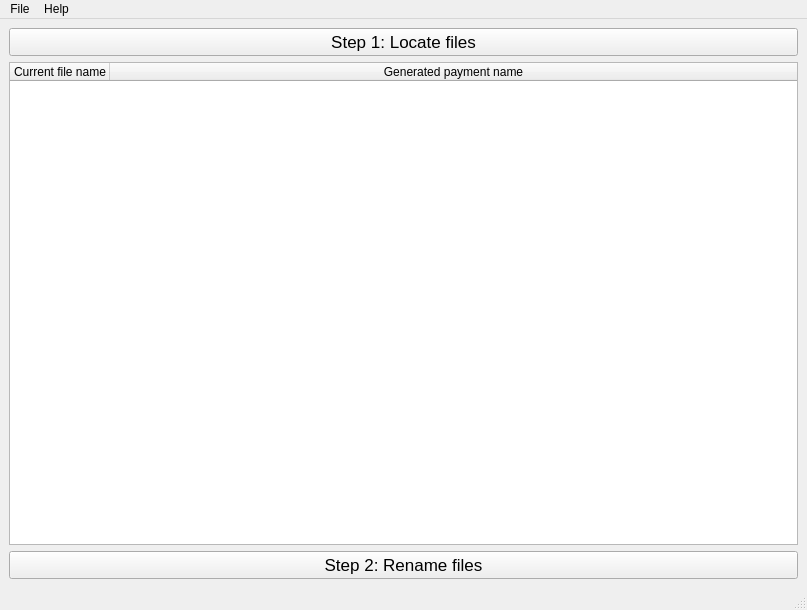
<?xml version="1.0" encoding="UTF-8"?>
<ui version="4.0">
 <class>MainWindow</class>
 <widget class="QMainWindow" name="MainWindow">
  <property name="geometry">
   <rect>
    <x>0</x>
    <y>0</y>
    <width>807</width>
    <height>610</height>
   </rect>
  </property>
  <property name="windowTitle">
   <string>Payment Renamer</string>
  </property>
  <property name="windowIcon">
   <iconset resource="resources_rc.qrc">
    <normaloff>:/InWindow.ico</normaloff>:/InWindow.ico</iconset>
  </property>
  <widget class="QWidget" name="centralwidget">
   <layout class="QVBoxLayout" name="verticalLayout">
    <item>
     <widget class="QPushButton" name="btn_locate">
      <property name="font">
       <font>
        <pointsize>13</pointsize>
       </font>
      </property>
      <property name="text">
       <string>Step 1: Locate files</string>
      </property>
     </widget>
    </item>
    <item>
     <widget class="QTreeWidget" name="tree_payments">
      <property name="alternatingRowColors">
       <bool>true</bool>
      </property>
      <property name="columnCount">
       <number>2</number>
      </property>
      <column>
       <property name="text">
        <string notr="true">Current file name</string>
       </property>
       <property name="textAlignment">
        <set>AlignCenter</set>
       </property>
      </column>
      <column>
       <property name="text">
        <string notr="true">Generated payment name</string>
       </property>
       <property name="textAlignment">
        <set>AlignCenter</set>
       </property>
      </column>
     </widget>
    </item>
    <item>
     <widget class="QPushButton" name="btn_rename">
      <property name="font">
       <font>
        <pointsize>13</pointsize>
       </font>
      </property>
      <property name="text">
       <string>Step 2: Rename files</string>
      </property>
     </widget>
    </item>
   </layout>
  </widget>
  <widget class="QMenuBar" name="menubar">
   <property name="geometry">
    <rect>
     <x>0</x>
     <y>0</y>
     <width>807</width>
     <height>22</height>
    </rect>
   </property>
   <widget class="QMenu" name="menuFile">
    <property name="title">
     <string>File</string>
    </property>
    <addaction name="actionQuit"/>
   </widget>
   <widget class="QMenu" name="menuAbout">
    <property name="title">
     <string>Help</string>
    </property>
    <addaction name="actionAbout"/>
    <addaction name="actionAbout_Qt"/>
   </widget>
   <addaction name="menuFile"/>
   <addaction name="menuAbout"/>
  </widget>
  <widget class="QStatusBar" name="statusbar"/>
  <action name="actionQuit">
   <property name="text">
    <string>Quit</string>
   </property>
  </action>
  <action name="actionAbout">
   <property name="text">
    <string>About</string>
   </property>
  </action>
  <action name="actionAbout_Qt">
   <property name="text">
    <string>About Qt</string>
   </property>
  </action>
 </widget>
 <resources>
  <include location="resources_rc.qrc"/>
 </resources>
 <connections/>
</ui>
